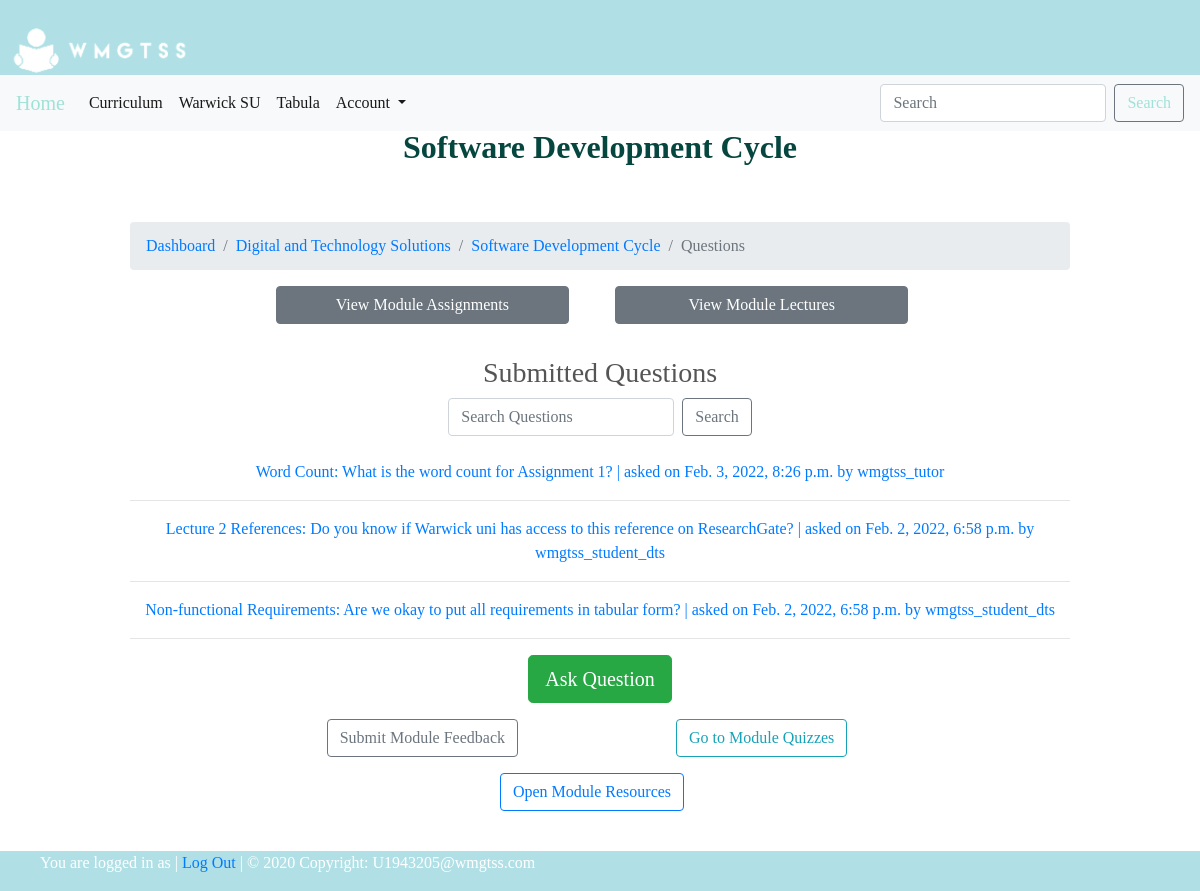
Page /curriculum/1/software-development-cycle/ on the committed database.
### curriculum/models.py (models this page shows, shortened)
class Module(models.Model):
    module_id = models.IntegerField(unique=True, max_length=100)
    name = models.TextField(max_length=50)
    course = models.ForeignKey(Course, on_delete=models.CASCADE, related_name='modules')
    teacher = models.ForeignKey(User, on_delete=models.CASCADE)
    slug = models.SlugField(null=True, blank=True)

class Course(models.Model):
    course_id = models.CharField(unique=True, max_length=50)
    name = models.TextField(max_length=50)
    slug = models.SlugField(null=True, blank=True)
    image = models.ImageField(upload_to=course_rename, blank=True, verbose_name="Course Image")
    description = models.TextField(max_length=500, blank=True)
    def __str__(self):
        return self.name

class Question(models.Model):
    module = models.ForeignKey(Module, on_delete=models.CASCADE, related_name='questions', default = 1)
    subject = models.CharField(max_length = 100)
    Assignment_Related = 'Assignment Related'
    Lecture_Related = 'Lecture Related'
    General = 'General'
    topics = [
    (Assignment_Related,'Assignment Related'),
    (Lecture_Related,  'Lecture Related'),
    (General, 'General'),
    ]
    topics = models.CharField(max_length=20, choices=topics, default=General)
    assignment = models.ForeignKey(Assignment, on_delete=models.CASCADE, related_name='questions', null=True, )
    lecture = models.ForeignKey(Lecture, on_delete=models.CASCADE, related_name='questions', null=True)
    question = models.TextField()
    created_by = models.ForeignKey(User,on_delete=models.CASCADE, null=True)
    now = datetime.datetime.now()
    created_at = models.DateTimeField('date published', default=now)
    course = models.ForeignKey(Course, on_delete=models.CASCADE, default = 1, related_name='questions')
    picture = models.ImageField(upload_to=save_rename_question, verbose_name ="Question Attachment:", blank=True)
    Yes = 'Yes'
    No ='No'
    options = [
        (Yes,'Yes'),
        (No ,'No'),
        ]
    anonymous = models.CharField(max_length=5, verbose_name ="Submit Anonymously", choices=options, default=No)
    slug = models.SlugField(null=True, blank=True)
    class Meta:
        ordering = ['-created_at']

### curriculum/views.py (the view)
# urls.py: path('<str:course>/<slug:slug>/', views.QuestionListView.as_view(), name='question_list'),
class QuestionListView(DetailView):
    context_object_name = 'modules'
    model = Module
    template_name = 'curriculum/question_list_view.html'

### curriculum/templates/curriculum/question_list_view.html (shortened to what this page needs)
{% extends 'base.html' %}
{% load static %}
{% block title %} {{modules.name}} {% endblock %}
{% block content %}
<nav aria-label="breadcrumb">
    <ol class="breadcrumb">
      <li class="breadcrumb-item"><a href="/">Dashboard</a></li>
      <li class="breadcrumb-item"><a href="{% url 'curriculum:course_list' %}">{{modules.course}}</a></li>
      <li class="breadcrumb-item"><a href="{% url 'curriculum:module_list' slug=modules.course.slug %}">{{modules.name}}</a></li>
      <li class="breadcrumb-item active" aria-current="page">Questions</li>
    </ol>
  </nav>
<body>
  <div class="row d-flex justify-content-center mb-3 mt-3">
    <div class="col-md-4 mb-3 mr-3">
      <a href="{% url 'curriculum:assignment_list'  course=modules.course.slug slug=modules.slug%}" class="btn btn-secondary btn-block">View Module Assignments</a>
    </div>
<div class="col-md-4 mb-3 mr-3">
    <a href="{% url 'curriculum:lecture_list'  course=modules.course.slug slug=modules.slug%}" class="btn btn-secondary btn-block">View Module Lectures</a>
</div>
</div>
<h3>Submitted Questions</h3>
<form class="form-inline my-2 my-lg-0 justify-content-center">
<form action="#" method="GET" value="{{request.GET.q}}">
  <input class="form-control mr-sm-2" type="search" placeholder="Search Questions" aria-label="Search">
  <button class= "btn btn-outline-secondary" type="submit">Search</button></a>
  </form>
  <br>
{% for question in modules.questions.all %}
<a href="{% url 'curriculum:question_detail' slug=question.slug module=modules.slug course=question.course.slug %}" >
    {{question.subject}}: {{question.question}} | asked on {{question.created_at}} by {{question.created_by}} </a>
<br>
<hr>
{% endfor %}
<div class="row d-flex justify-content-center mb-3">
           <a href="{% url 'curriculum:question_create' course=modules.course.slug slug=modules.slug %}"><button type="button" class="btn btn-success btn-lg btn-bloc" > Ask Question </button> </a>
        </div>
        <div class="row d-flex justify-content-center mb-3 mt-3">
          <div class="col-md-4 mb-3 mr-3">
            <a href="#" class="btn btn-outline-secondary">Submit Module Feedback</a>
          </div>
      <div class="col-md-4 mb-3 mr-3">
          <a href="#" class="btn btn-outline-info">Go to Module Quizzes</a>
  </div>
        <div class="col-md-4 mb-3 mr-3">
          <a href="#" class="btn btn-outline-primary">Open Module Resources</a>
      </div>
 </div>
 <br>
 <br>
{% endblock %}

### static/css/wmgtss.css (style rules this page uses)
body { font-family: Georgia, serif; color: #555; }

### rows in the picture
Module: name "Software Development Cycle", course "Digital and Technology Solutions"
Question: subject "Word Count", question "What is the word count for Assignment 1?", created_at "Feb. 3, 2022, 8:26 p.m.", created_by "wmgtss_tutor"
Question: subject "Lecture 2 References", question "Do you know if Warwick uni has access to this reference on ResearchGate?", created_at "Feb. 2, 2022, 6:58 p.m.", created_by "wmgtss_student_dts"
Question: subject "Non-functional Requirements", question "Are we okay to put all requirements in tabular form?", created_at "Feb. 2, 2022, 6:58 p.m.", created_by "wmgtss_student_dts"
